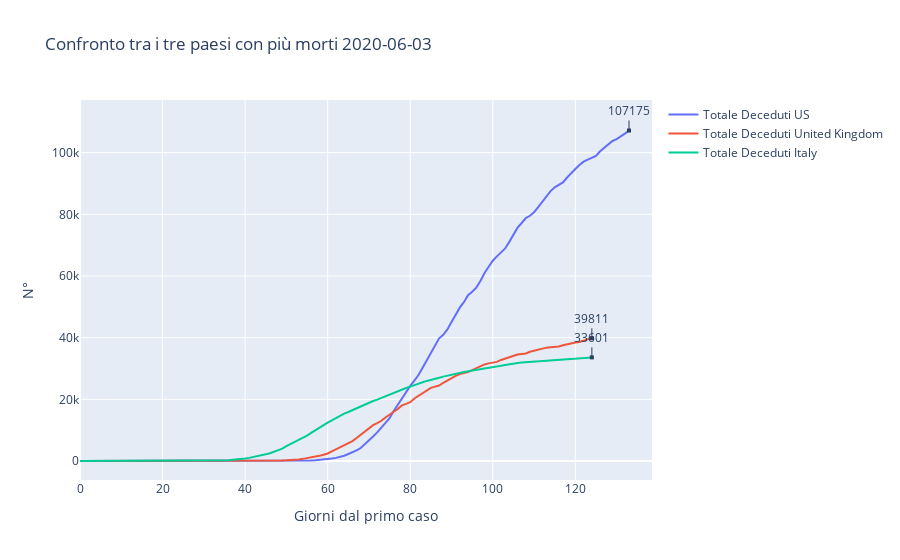

The code cell stored with this chart in its notebook:
### Markdown cell above
Questo grafico rappresenta le curve dei tre paesi con il numero maggiore di decessi al 26/03/2020, in questo caso abbiamo Italia, Spagna e Cina.

### Code cell
#Recupero la lista delle date e la data più recente (X axis)
date = kaggleDataset["Date"].unique().tolist()
maxDate = max(date)

#Recupero lae righe relative all'ultimo giorno
lastDay = kaggleDataset[kaggleDataset['Date']==maxDate]

#Recupero i tre paesi con il numero di decessi più alto
summedDeaths = lastDay.groupby(['Country/Region'])['Deaths'].sum().nlargest(3)
summedDeaths = pd.DataFrame(summedDeaths)
summedDeaths.reset_index(inplace=True)
paesi = summedDeaths['Country/Region'].tolist()

#Creo il grafico e lo customizzo
fig = go.Figure()
for p in paesi:
    dataframe = kaggleDataset[kaggleDataset['Country/Region']==p]
    dataframe = dataframe[dataframe['Confirmed']>0]
    dataframe = dataframe.groupby(['Date'])['Deaths'].sum()
    dataframe = pd.DataFrame(dataframe)
    dataframe.reset_index(inplace=True)
    index = dataframe.index.values.tolist()
    fig.add_trace(go.Scatter(x=index, y=dataframe['Deaths'], mode='lines', name='Totale Deceduti '+p))
    value = summedDeaths[summedDeaths['Country/Region']==p]['Deaths']
    fig.add_annotation(x=max(index), y=int(value), text=str(int(summedDeaths[summedDeaths['Country/Region']==p]['Deaths'])))

fig.update_annotations(dict(xref="x", yref="y", showarrow=True, arrowhead=7, ax=0, ay=-20))
fig.update_layout(title='Confronto tra i tre paesi con più morti '+ maxDate, xaxis_title='Giorni dal primo caso', yaxis_title='N°')
fig.show()

### Figure 1 — Plotly figure (JSON) as saved in the notebook; plotly's stock layout.template omitted (floating-point values rounded to 4 significant figures; data arrays with more than 128 entries replaced by an {"elided": "..."} marker saying what was removed)
{"data": [{"mode": "lines", "name": "Totale Deceduti US", "type": "scatter", "x": {"elided": "134 int values"}, "y": {"elided": "134 int values"}}, {"mode": "lines", "name": "Totale Deceduti United Kingdom", "type": "scatter", "x": [0, 1, 2, 3, 4, 5, 6, 7, 8, 9, 10, 11, 12, 13, 14, 15, 16, 17, 18, 19, 20, 21, 22, 23, 24, 25, 26, 27, 28, 29, 30, 31, 32, 33, 34, 35, 36, 37, 38, 39, 40, 41, 42, 43, 44, 45, 46, 47, 48, 49, 50, 51, 52, 53, 54, 55, 56, 57, 58, 59, 60, 61, 62, 63, 64, 65, 66, 67, 68, 69, 70, 71, 72, 73, 74, 75, 76, 77, 78, 79, 80, 81, 82, 83, 84, 85, 86, 87, 88, 89, 90, 91, 92, 93, 94, 95, 96, 97, 98, 99, 100, 101, 102, 103, 104, 105, 106, 107, 108, 109, 110, 111, 112, 113, 114, 115, 116, 117, 118, 119, 120, 121, 122, 123, 124], "y": [0, 0, 0, 0, 0, 0, 0, 0, 0, 0, 0, 0, 0, 0, 0, 0, 0, 0, 0, 0, 0, 0, 0, 0, 0, 0, 0, 0, 0, 0, 0, 0, 0, 0, 0, 1, 2, 2, 3, 7, 7, 9, 10, 28, 43, 66, 82, 116, 159, 195, 251, 286, 360, 509, 695, 879, 1163, 1457, 1672, 2046, 2429, 3100, 3752, 4467, 5228, 5874, 6445, 7483, 8519, 9623, 10776, 11616, 12302, 13047, 14095, 14941, 15974, 16910, 18028, 18527, 19092, 20264, 21111, 21840, 22853, 23697, 24117, 24458, 25369, 26166, 26842, 27583, 28205, 28520, 28809, 29501, 30150, 30689, 31316, 31662, 31930, 32141, 32769, 33264, 33693, 34078, 34546, 34716, 34876, 35422, 35786, 36124, 36475, 36757, 36875, 36996, 37130, 37542, 37919, 38243, 38458, 38571, 39127, 39452, 39811]}, {"mode": "lines", "name": "Totale Deceduti Italy", "type": "scatter", "x": [0, 1, 2, 3, 4, 5, 6, 7, 8, 9, 10, 11, 12, 13, 14, 15, 16, 17, 18, 19, 20, 21, 22, 23, 24, 25, 26, 27, 28, 29, 30, 31, 32, 33, 34, 35, 36, 37, 38, 39, 40, 41, 42, 43, 44, 45, 46, 47, 48, 49, 50, 51, 52, 53, 54, 55, 56, 57, 58, 59, 60, 61, 62, 63, 64, 65, 66, 67, 68, 69, 70, 71, 72, 73, 74, 75, 76, 77, 78, 79, 80, 81, 82, 83, 84, 85, 86, 87, 88, 89, 90, 91, 92, 93, 94, 95, 96, 97, 98, 99, 100, 101, 102, 103, 104, 105, 106, 107, 108, 109, 110, 111, 112, 113, 114, 115, 116, 117, 118, 119, 120, 121, 122, 123, 124], "y": [0, 0, 0, 0, 0, 0, 0, 0, 0, 0, 0, 0, 0, 0, 0, 0, 0, 0, 0, 0, 0, 1, 2, 3, 7, 10, 12, 17, 21, 29, 34, 52, 79, 107, 148, 197, 233, 366, 463, 631, 827, 1016, 1266, 1441, 1809, 2158, 2503, 2978, 3405, 4032, 4825, 5476, 6077, 6820, 7503, 8215, 9134, 10023, 10779, 11591, 12428, 13155, 13915, 14681, 15362, 15887, 16523, 17127, 17669, 18279, 18849, 19468, 19899, 20465, 21067, 21645, 22170, 22745, 23227, 23660, 24114, 24648, 25085, 25549, 25969, 26384, 26644, 26977, 27359, 27682, 27967, 28236, 28710, 28884, 29079, 29315, 29684, 29958, 30201, 30395, 30560, 30739, 30911, 31106, 31368, 31610, 31763, 31908, 32007, 32169, 32330, 32486, 32616, 32735, 32785, 32877, 32955, 33072, 33142, 33229, 33340, 33415, 33475, 33530, 33601]}], "layout": {"annotations": [{"arrowhead": 7, "ax": 0, "ay": -20, "showarrow": true, "text": "107175", "x": 133, "xref": "x", "y": 107175, "yref": "y"}, {"arrowhead": 7, "ax": 0, "ay": -20, "showarrow": true, "text": "39811", "x": 124, "xref": "x", "y": 39811, "yref": "y"}, {"arrowhead": 7, "ax": 0, "ay": -20, "showarrow": true, "text": "33601", "x": 124, "xref": "x", "y": 33601, "yref": "y"}], "title": {"text": "Confronto tra i tre paesi con più morti 2020-06-03"}, "xaxis": {"title": {"text": "Giorni dal primo caso"}}, "yaxis": {"title": {"text": "N°"}}}}
